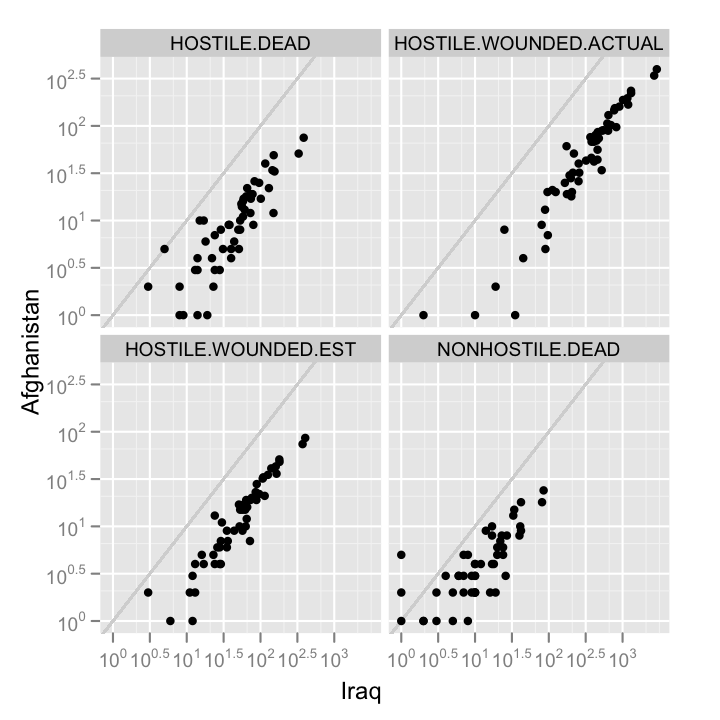

Here is the R script that generated this plot:
p <- ggplot(casualties.comp, aes(Iraq, Afghanistan))+
	geom_abline(colour = "grey80")+
	geom_point()+
	scale_x_log10()+
	scale_y_log10()+
	facet_wrap(~Type)
	
print(p)
